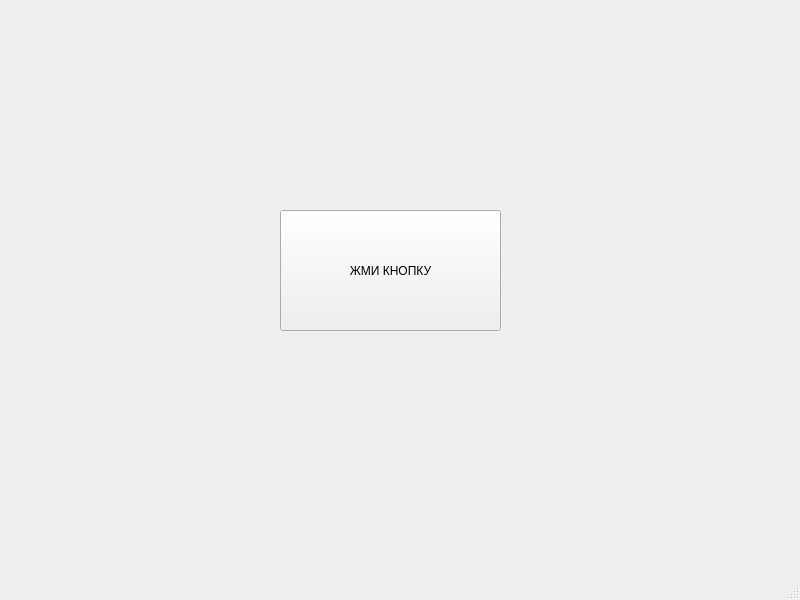
<?xml version="1.0" encoding="UTF-8"?>
<ui version="4.0">
 <class>MainWindow</class>
 <widget class="QMainWindow" name="MainWindow">
  <property name="enabled">
   <bool>true</bool>
  </property>
  <property name="geometry">
   <rect>
    <x>0</x>
    <y>0</y>
    <width>800</width>
    <height>600</height>
   </rect>
  </property>
  <property name="windowTitle">
   <string>BRUHQT</string>
  </property>
  <widget class="QWidget" name="centralwidget">
   <widget class="QPushButton" name="pushButton">
    <property name="geometry">
     <rect>
      <x>280</x>
      <y>210</y>
      <width>221</width>
      <height>121</height>
     </rect>
    </property>
    <property name="text">
     <string>ЖМИ КНОПКУ</string>
    </property>
   </widget>
  </widget>
  <widget class="QMenuBar" name="menubar">
   <property name="geometry">
    <rect>
     <x>0</x>
     <y>0</y>
     <width>800</width>
     <height>21</height>
    </rect>
   </property>
  </widget>
  <widget class="QStatusBar" name="statusbar"/>
 </widget>
 <resources/>
 <connections/>
</ui>
